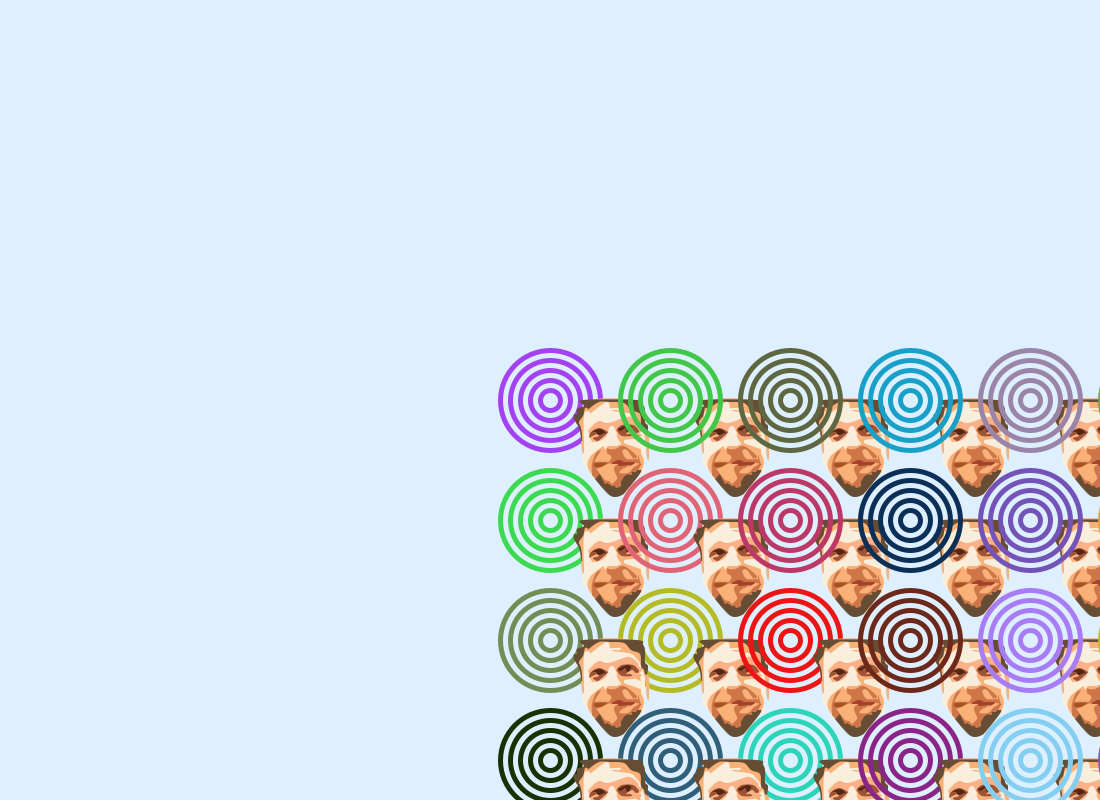
Frame 1 (no input)
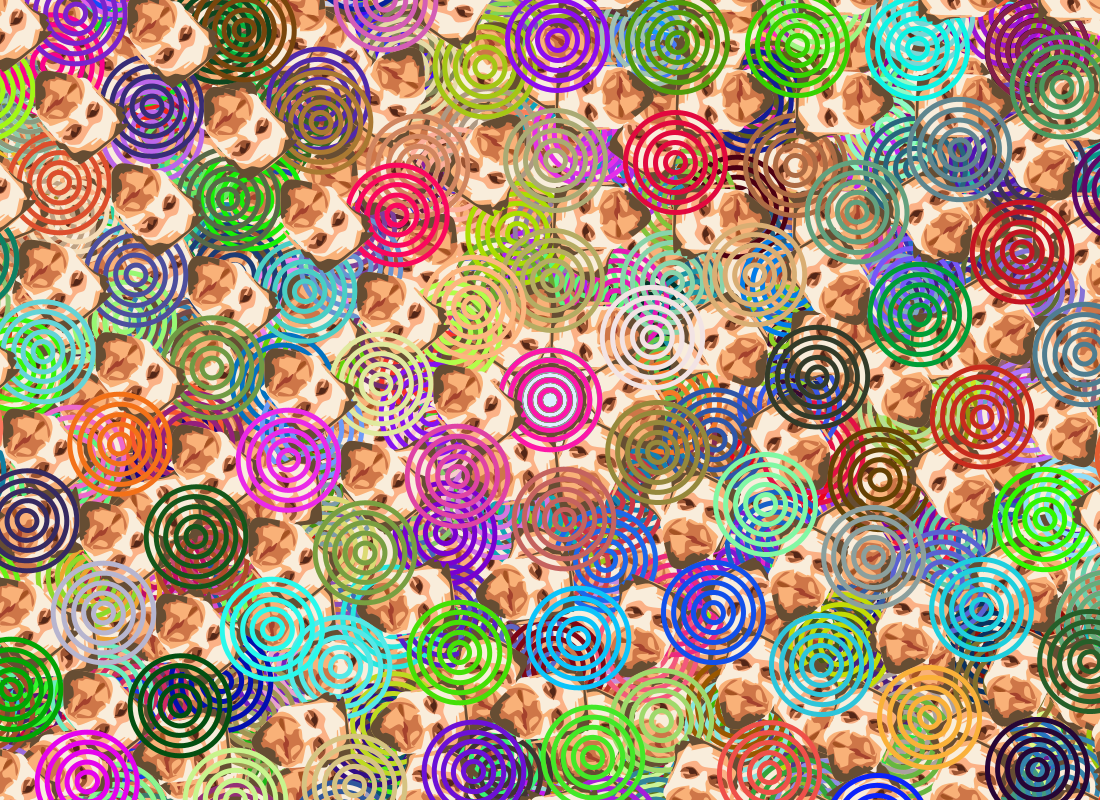
Frame 60 (the mouse pressed at the canvas centre just before this capture)
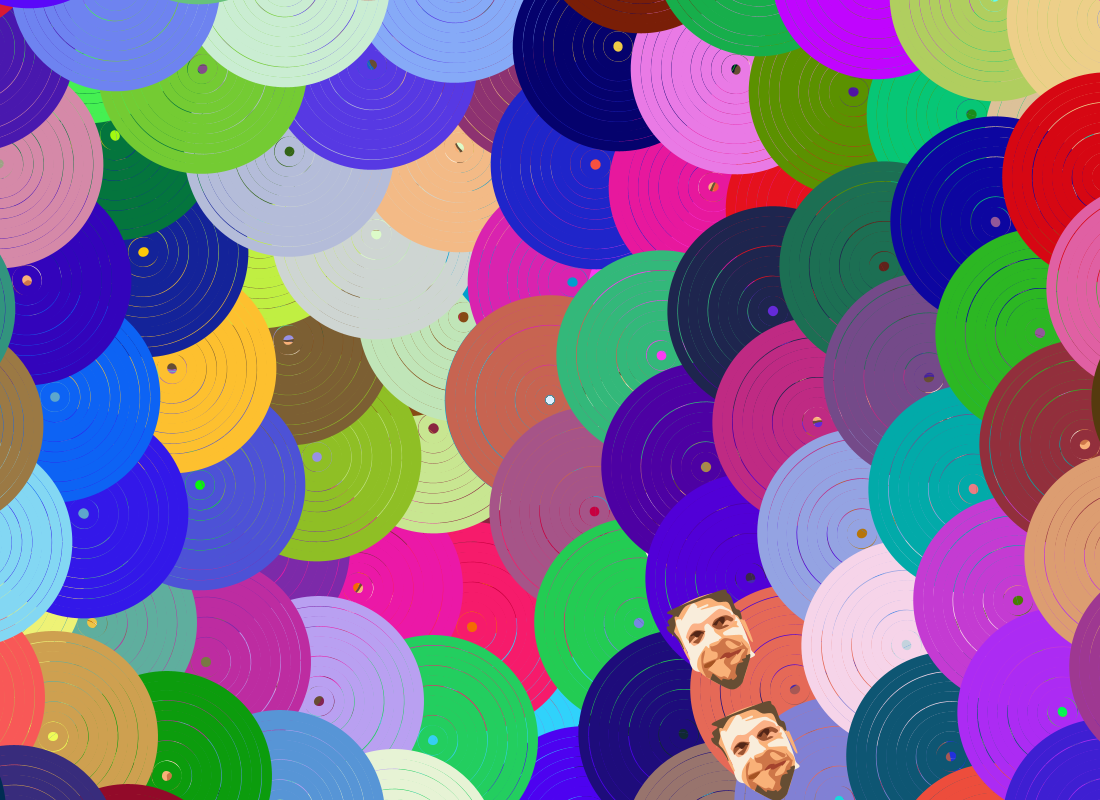
Frame 120 (the mouse held since frame 60 and released just before this capture)

The Processing sketch that drew these frames (run headless with seeded random() and noise(); from frame 60 on, the mouse is pressed at the canvas centre):

// Processing sketch: processing_71685
// ── processing_71685.pde

int count = 0;

void setup() {
  size(1100,800);
  background(222,240,255);
  smooth();
}
 
void draw() {
  translate(width/2,height/2);
  rotate(count);
  for (int i = 0; i <= height; i+=120) {//moves y value
    for (int j = 0; j <= width; j+=120) {//moves x value
      bullshit(5*map(mouseX,0,width,1,3),5*map(mouseX,0,width,1,3),20,random(0,255),random(0,255),random(0,255),i,j);
      face(j*map(mouseX,0,width,1,10), i);//calls face function
    }
 
  }
  count++;
}
 
void face(float xVal, float yVal) {//creates Pell's face
  float x = xVal;
  float y = yVal;
 
  //headblob
  noStroke();
  fill(249, 237, 219);
  beginShape();
  curveVertex(x+33, y+10);
  curveVertex(x+33, y+10);
  curveVertex(x+30, y+16);
  curveVertex(x+34, y+44);
  curveVertex(x+33, y+49);
  curveVertex(x+38, y+68);
  //curveVertex(x+65,y+96);
  curveVertex(x+91, y+74);
  curveVertex(x+94, y+66);
  curveVertex(x+95, y+48);
  curveVertex(x+94, y+29);
  curveVertex(x+91, y+12);
  curveVertex(x+75, y+1);
  curveVertex(x+40, y+3);
  curveVertex(x+33, y+10);
  curveVertex(x+33, y+10);
  endShape();
 
  //eyenosemoutharea
  fill(249, 177, 120);
  beginShape();
  curveVertex(x+67, y+33);
  curveVertex(x+67, y+33);
  curveVertex(x+90, y+34);
  curveVertex(x+90, y+38);
  curveVertex(x+91, y+41);
  curveVertex(x+86, y+39);
  curveVertex(x+83, y+39);
  curveVertex(x+75, y+40);
  curveVertex(x+74, y+42);
  curveVertex(x+76, y+44);
  curveVertex(x+90, y+49);
  curveVertex(x+91, y+53);
  curveVertex(x+93, y+67);
  curveVertex(x+73, y+94);
  //curveVertex(x+67,y+96);
  curveVertex(x+58, y+93);
  curveVertex(x+39, y+70);
  curveVertex(x+40, y+57);
  curveVertex(x+52, y+47);
  curveVertex(x+54, y+47);
  curveVertex(x+55, y+49);
  curveVertex(x+56, y+49);
  curveVertex(x+58, y+46);
  curveVertex(x+67, y+46);
  curveVertex(x+68, y+45);
  curveVertex(x+71, y+44);
  curveVertex(x+67, y+37);
  curveVertex(x+67, y+33);
  curveVertex(x+67, y+33);
  endShape();
 
  //forehead
  beginShape();
  curveVertex(x+34, y+53);
  curveVertex(x+34, y+53);
  curveVertex(x+32, y+51);
  curveVertex(x+30, y+28);
  curveVertex(x+29, y+22);
  curveVertex(x+26, y+24);
  curveVertex(x+40, y+1);
  curveVertex(x+80, y+0);
  curveVertex(x+92, y+15);
  curveVertex(x+97, y+35);
  curveVertex(x+99, y+37);
  curveVertex(x+99, y+58);
  curveVertex(x+97, y+58);
  curveVertex(x+96, y+47);
  curveVertex(x+95, y+39);
  curveVertex(x+94, y+34);
  curveVertex(x+92, y+29);
  curveVertex(x+90, y+23);
  curveVertex(x+86, y+18);
  curveVertex(x+82, y+14);
  curveVertex(x+71, y+12);
  curveVertex(x+63, y+11);
  curveVertex(x+63, y+10);
  curveVertex(x+70, y+10);
  curveVertex(x+70, y+8);
  curveVertex(x+60, y+8);
  curveVertex(x+60, y+6);
  curveVertex(x+56, y+2);
  curveVertex(x+41, y+13);
  curveVertex(x+40, y+12);
  curveVertex(x+34, y+15);
  curveVertex(x+34, y+53);
  curveVertex(x+34, y+53);
  endShape();
 
  //hair
  fill(102, 77, 51);
  beginShape();
  curveVertex(x+32, y+41);
  curveVertex(x+32, y+41);
  curveVertex(x+31, y+41);
  curveVertex(x+31, y+38);
  curveVertex(x+29, y+28);
  curveVertex(x+24, y+19);
  curveVertex(x+24, y+14);
  curveVertex(x+27, y+14);
  curveVertex(x+27, y+9);
  curveVertex(x+34, y+6);
  curveVertex(x+33, y+0);
  curveVertex(x+87, y+0);
  curveVertex(x+93, y+5);
  curveVertex(x+95, y+10);
  curveVertex(x+95, y+22);
  curveVertex(x+98, y+26);
  curveVertex(x+97, y+34);
  curveVertex(x+95, y+34);
  curveVertex(x+94, y+30);
  curveVertex(x+91, y+26);
  curveVertex(x+90, y+14);
  curveVertex(x+81, y+10);
  curveVertex(x+74, y+3);
  curveVertex(x+60, y+2);
  curveVertex(x+49, y+2);
  curveVertex(x+40, y+8);
  curveVertex(x+39, y+9);
  curveVertex(x+38, y+9);
  curveVertex(x+37, y+8);
  curveVertex(x+35, y+8);
  curveVertex(x+34, y+12);
  curveVertex(x+33, y+16);
  curveVertex(x+29, y+22);
  curveVertex(x+31, y+28);
  curveVertex(x+32, y+35);
  curveVertex(x+32, y+41);
  curveVertex(x+32, y+41);
  endShape();
 
  //eyeshadow
  fill(251, 177, 134);
  beginShape();
  curveVertex(x+38, y+31);
  curveVertex(x+38, y+31);
  curveVertex(x+38, y+31);
  curveVertex(x+41, y+40);
  curveVertex(x+44, y+42);
  curveVertex(x+52, y+40);
  curveVertex(x+57, y+35);
  curveVertex(x+59, y+28);
  curveVertex(x+62, y+26);
  curveVertex(x+64, y+27);
  curveVertex(x+67, y+33);
  curveVertex(x+72, y+37);
  curveVertex(x+83, y+37);
  curveVertex(x+90, y+33);
  curveVertex(x+92, y+29);
  curveVertex(x+91, y+27);
  curveVertex(x+89, y+27);
  curveVertex(x+88, y+23);
  curveVertex(x+82, y+18);
  curveVertex(x+77, y+17);
  curveVertex(x+62, y+22);
  curveVertex(x+56, y+23);
  curveVertex(x+49, y+21);
  curveVertex(x+42, y+26);
  curveVertex(x+38, y+31);
  curveVertex(x+38, y+31);
  endShape();
 
  //eyeinnershadow
  fill(156, 84, 50);
  beginShape();
  curveVertex(x+39, y+38);
  curveVertex(x+39, y+38);
  curveVertex(x+47, y+34);
  curveVertex(x+49, y+36);
  curveVertex(x+43, y+38);
  curveVertex(x+45, y+40);
  curveVertex(x+48, y+41);
  curveVertex(x+54, y+36);
  curveVertex(x+57, y+33);
  curveVertex(x+58, y+32);
  curveVertex(x+49, y+28);
  curveVertex(x+41, y+32);
  curveVertex(x+39, y+38);
  curveVertex(x+39, y+38);
  endShape();
  beginShape();
  curveVertex(x+67, y+29);
  curveVertex(x+67, y+29);
  curveVertex(x+67, y+31);
  curveVertex(x+72, y+36);
  curveVertex(x+82, y+36);
  curveVertex(x+80, y+34);
  curveVertex(x+76, y+34);
  curveVertex(x+82, y+30);
  curveVertex(x+86, y+33);
  curveVertex(x+89, y+31);
  curveVertex(x+83, y+25);
  curveVertex(x+72, y+25);
  curveVertex(x+67, y+29);
  curveVertex(x+67, y+29);
  endShape();
 
  //eyes
  fill(83, 38, 23);
  beginShape();
  curveVertex(x+43, y+32);
  curveVertex(x+43, y+32);
  curveVertex(x+46, y+32);
  curveVertex(x+48, y+35);
  curveVertex(x+50, y+35);
  curveVertex(x+52, y+34);
  curveVertex(x+54, y+33);
  curveVertex(x+56, y+34);
  curveVertex(x+56, y+33);
  curveVertex(x+53, y+30);
  curveVertex(x+49, y+29);
  curveVertex(x+46, y+30);
  curveVertex(x+43, y+31);
  curveVertex(x+43, y+32);
  curveVertex(x+43, y+32);
  endShape();
  beginShape();
  curveVertex(x+69, y+30);
  curveVertex(x+69, y+30);
  curveVertex(x+71, y+31);
  curveVertex(x+75, y+28);
  curveVertex(x+77, y+32);
  curveVertex(x+79, y+31);
  curveVertex(x+80, y+30);
  curveVertex(x+81, y+28);
  curveVertex(x+81, y+26);
  curveVertex(x+82, y+27);
  curveVertex(x+78, y+25);
  curveVertex(x+72, y+27);
  curveVertex(x+68, y+29);
  curveVertex(x+69, y+30);
  curveVertex(x+69, y+30);
  endShape();
 
  //mouthnoseshade
  fill(206, 118, 72);
  beginShape();
  curveVertex(x+42, y+73);
  curveVertex(x+42, y+73);
  curveVertex(x+42, y+64);
  curveVertex(x+46, y+53);
  curveVertex(x+51, y+50);
  curveVertex(x+50, y+52);
  curveVertex(x+45, y+62);
  curveVertex(x+58, y+62);
  curveVertex(x+61, y+59);
  curveVertex(x+61, y+56);
  curveVertex(x+57, y+53);
  curveVertex(x+57, y+49);
  curveVertex(x+58, y+48);
  curveVertex(x+59, y+49);
  curveVertex(x+65, y+49);
  curveVertex(x+74, y+46);
  curveVertex(x+86, y+55);
  curveVertex(x+86, y+58);
  curveVertex(x+83, y+58);
  curveVertex(x+77, y+50);
  curveVertex(x+73, y+50);
  curveVertex(x+73, y+54);
  curveVertex(x+77, y+59);
  curveVertex(x+87, y+59);
  curveVertex(x+88, y+59);
  curveVertex(x+88, y+55);
  curveVertex(x+91, y+64);
  curveVertex(x+92, y+64);
  curveVertex(x+68, y+94);
  curveVertex(x+45, y+78);
  curveVertex(x+42, y+73);
  curveVertex(x+42, y+64);
  curveVertex(x+45, y+62);
  curveVertex(x+59, y+62);
  curveVertex(x+57, y+64);
  curveVertex(x+47, y+69);
  curveVertex(x+48, y+71);
  curveVertex(x+55, y+80);
  curveVertex(x+59, y+81);
  curveVertex(x+61, y+83);
  curveVertex(x+62, y+84);
  curveVertex(x+67, y+79);
  curveVertex(x+67, y+77);
  curveVertex(x+64, y+68);
  curveVertex(x+71, y+63);
  curveVertex(x+78, y+64);
  curveVertex(x+78, y+66);
  curveVertex(x+71, y+70);
  curveVertex(x+70, y+73);
  curveVertex(x+78, y+73);
  curveVertex(x+83, y+68);
  curveVertex(x+86, y+63);
  curveVertex(x+43, y+65);
  curveVertex(x+42, y+73);
  endShape();
 
  //lip
  fill(164, 66, 45);
  beginShape();
  curveVertex(x+62, y+64);
  curveVertex(x+62, y+64);
  curveVertex(x+62, y+63);
  curveVertex(x+68, y+60);
  curveVertex(x+73, y+61);
  curveVertex(x+74, y+62);
  curveVertex(x+84, y+62);
  curveVertex(x+85, y+63);
  curveVertex(x+82, y+65);
  curveVertex(x+79, y+66);
  curveVertex(x+79, y+65);
  curveVertex(x+71, y+66);
  curveVertex(x+70, y+66);
  curveVertex(x+68, y+65);
  curveVertex(x+68, y+64);
  curveVertex(x+62, y+64);
  curveVertex(x+62, y+64);
  endShape();
  fill(165, 83, 34);
  beginShape();
  curveVertex(x+44, y+66);
  curveVertex(x+44, y+66);
  curveVertex(x+44, y+65);
  curveVertex(x+46, y+63);
  curveVertex(x+57, y+63);
  curveVertex(x+51, y+67);
  curveVertex(x+46, y+67);
  curveVertex(x+44, y+66);
  curveVertex(x+44, y+66);
  endShape();
 
  //beard
  fill(102, 77, 51);
  beginShape();
  curveVertex(x+45, y+79);
  curveVertex(x+45, y+79);
  curveVertex(x+57, y+93);
  curveVertex(x+64, y+97);
  curveVertex(x+72, y+95);
  curveVertex(x+77, y+90);
  curveVertex(x+91, y+72);
  curveVertex(x+88, y+70);
  curveVertex(x+87, y+70);
  curveVertex(x+86, y+72);
  curveVertex(x+82, y+72);
  curveVertex(x+82, y+74);
  curveVertex(x+82, y+75);
  curveVertex(x+76, y+75);
  curveVertex(x+71, y+82);
  curveVertex(x+71, y+86);
  curveVertex(x+66, y+88);
  curveVertex(x+65, y+86);
  curveVertex(x+62, y+86);
  curveVertex(x+57, y+83);
  curveVertex(x+55, y+84);
  curveVertex(x+50, y+75);
  curveVertex(x+48, y+76);
  curveVertex(x+45, y+79);
  curveVertex(x+45, y+79);
  endShape();
}
void bullshit(float circle, float thickness, float spacing, 
  float color1, float color2, float color3, 
  float xPos, float yPos) {
    
    stroke(color1,color2,color3);
    strokeWeight(thickness);
    noFill();
    for(int i=0;i<=circle;i++){
     ellipse(xPos,yPos,i*spacing,i*spacing); 
    }
  }
